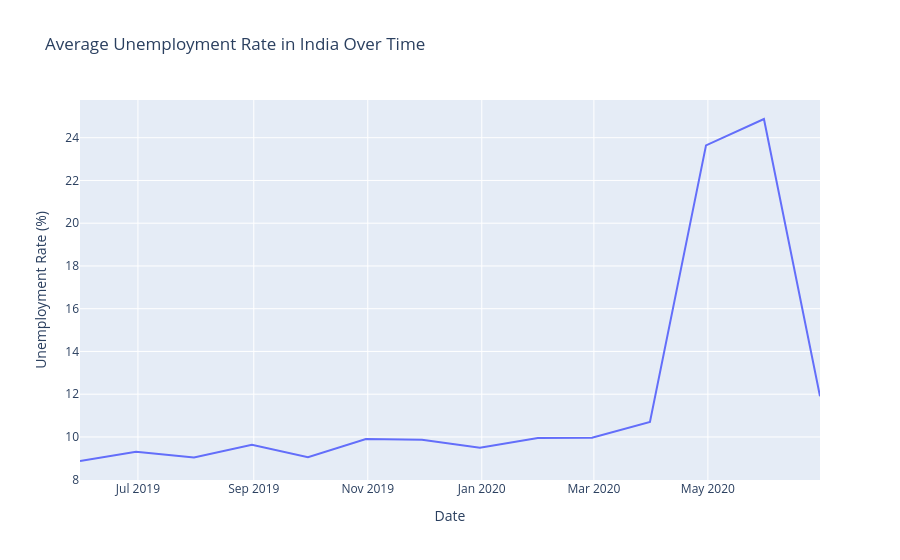

The cell this chart's notebook holds for it:
### Markdown cell above
## Step 4: National Unemployment Trend
Visualizing how the unemployment rate changed over time across India.

### Code cell
df_trend = df.groupby('Date')['Estimated Unemployment Rate (%)'].mean().reset_index()
fig = px.line(df_trend, x='Date', y='Estimated Unemployment Rate (%)', 
              title='Average Unemployment Rate in India Over Time',
              labels={'Estimated Unemployment Rate (%)': 'Unemployment Rate (%)'})
fig.show()

### Figure 1 — Plotly figure (JSON) as saved in the notebook; plotly's stock layout.template omitted (floating-point values rounded to 4 significant figures)
{"data": [{"hovertemplate": "Date=%{x}<br>Unemployment Rate (%)=%{y}<extra></extra>", "legendgroup": "", "line": {"color": "#636efa", "dash": "solid"}, "marker": {"symbol": "circle"}, "mode": "lines", "name": "", "orientation": "v", "showlegend": false, "type": "scatter", "x": ["2019-05-31T00:00:00.000000", "2019-06-30T00:00:00.000000", "2019-07-31T00:00:00.000000", "2019-08-31T00:00:00.000000", "2019-09-30T00:00:00.000000", "2019-10-31T00:00:00.000000", "2019-11-30T00:00:00.000000", "2019-12-31T00:00:00.000000", "2020-01-31T00:00:00.000000", "2020-02-29T00:00:00.000000", "2020-03-31T00:00:00.000000", "2020-04-30T00:00:00.000000", "2020-05-31T00:00:00.000000", "2020-06-30T00:00:00.000000"], "xaxis": "x", "y": [8.874, 9.303, 9.034, 9.638, 9.052, 9.901, 9.868, 9.497, 9.951, 9.965, 10.7, 23.64, 24.88, 11.9], "yaxis": "y"}], "layout": {"legend": {"tracegroupgap": 0}, "title": {"text": "Average Unemployment Rate in India Over Time"}, "xaxis": {"anchor": "y", "domain": [0, 1], "title": {"text": "Date"}}, "yaxis": {"anchor": "x", "domain": [0, 1], "title": {"text": "Unemployment Rate (%)"}}}}
